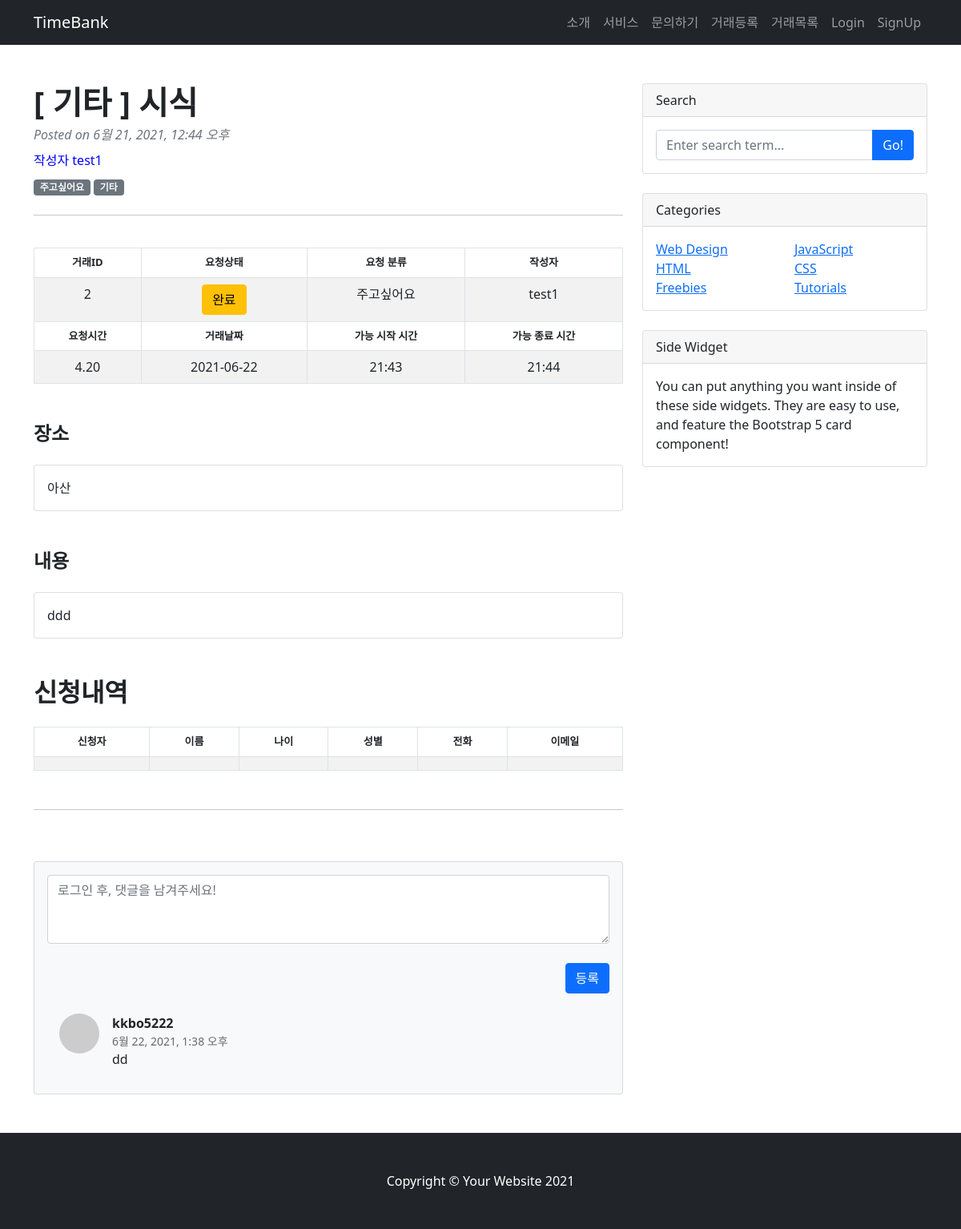
Before: /post/post_detail/2 with the older database file.
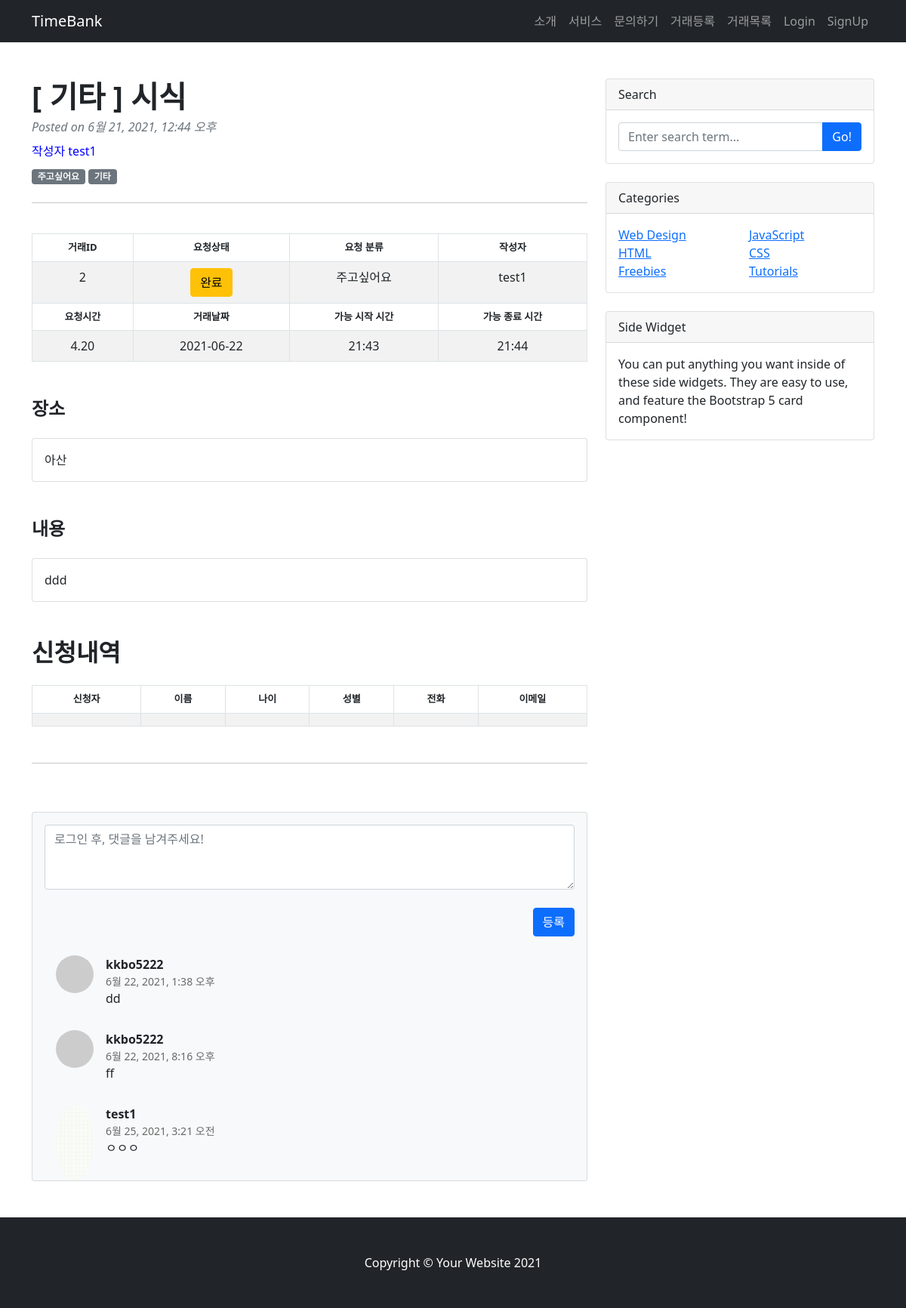
After: the same page with the newer database file.
### TimeBank_app/models.py (models this page shows)
class Comment(models.Model):
    post = models.ForeignKey(Post, on_delete=models.CASCADE, verbose_name='글', null=True)
    author = models.ForeignKey('TimeBank_account.User', on_delete=models.CASCADE, verbose_name='작성자')
    content = models.TextField()
    create_date = models.DateTimeField(auto_now_add=True, verbose_name='댓글등록시간')

### TimeBank_account/models.py (models this page shows)
class User(AbstractUser):
    username = models.CharField(max_length=64, verbose_name='사용자ID', unique=True)
    email = models.EmailField(max_length=128, verbose_name='E-mail')
    name = models.CharField(max_length=64, verbose_name='이름')
    password = models.CharField(max_length=100, verbose_name='비밀번호')
    contact = models.CharField(max_length=150, verbose_name='연락처')
    birth = models.CharField(max_length=150, verbose_name='생년월일')
    user_age = models.CharField(max_length=50, verbose_name='연령대')
    gender_choice = [('여성','여성'),('남성','남성'),('기타','기타')]
    gender = models.CharField(max_length=2, choices=gender_choice, verbose_name='성별')
    balance = models.DecimalField(decimal_places=2, max_digits=5,verbose_name='잔액', default=10)
    registered_dtn = models.DateField(auto_now_add=True, verbose_name='가입일자')
    image = models.ImageField(upload_to="images/", blank=True)
    about = models.TextField(verbose_name="소개말", blank=True)
    object = CustomUserManager()
    def __str__(self):
        return self.username
    class Meta:
        db_table = 'TimeBank_user'

### TimeBank_app/views.py (the view)
# urls.py: path('post_detail/<post_id>', post_detail, name="post_detail"),
def post_detail(request, post_id):
    post = Post.objects.get(pk=post_id)
    comments = Comment.objects.filter(post=post.id)
    applies = Apply.objects.filter(from_post=post)
    btn_msg = post.status
    if post.status == "진행":
        if post.taker == request.user:
            btn_msg = "완료하기"
        else:
            btn_msg = "승인대기"
    return render(request, "post_detail.html", {'post':post, 'btn_msg':btn_msg, 'comments':comments, 'applies':applies})

### TimeBank_app/templates/post_detail.html (shortened to what the changed rows need)
{% load static %}
<!DOCTYPE html>
<html lang="en">
    <head>
        <link href="{% static 'css/styles.css' %}" rel="stylesheet" />
    </head>
    <body>
        <div class="container mt-5">
            <div class="row">
                <div class="col-lg-8">
                    <article>
                        <header class="mb-4">
                            <h1 class="fw-bolder mb-1">[ {{post.mainwork}} ]  {{post.subwork}}</h1>
                        </header>
                        <hr><br>
                        <section class="mb-5">
                            <table id="example" class="table table-striped table-bordered" style="width:100%; text-align: center;">
                                <thead>
                                  <tr>
                                    <th style="font-size: 13px;">거래ID</th>
                                    <th style="font-size: 13px;">요청상태</th>
                                    <th style="font-size: 13px;">요청 분류</th>
                                    <th style="font-size: 13px;">작성자</th>
                                </tr>
                                </thead>
                              <thead>
                                <tr>
                                  <th style="font-size: 13px;">요청시간</th>
                                  <th style="font-size: 13px;">거래날짜</th>
                                  <th style="font-size: 13px;">가능 시작 시간</th>
                                  <th style="font-size: 13px;">가능 종료 시간</th>
                              </tr>
                              </thead>
                            </table>
                            <h2 class="fw-bolder mb-4 mt-5">신청내역</h2>
                            <table id="example" class="table table-striped table-bordered" style="width:100%; text-align: center;">
                                <thead>
                                  <tr>
                                    <th style="font-size: 13px;">신청자</th>
                                    <th style="font-size: 13px;">이름</th>
                                    <th style="font-size: 13px;">나이</th>
                                    <th style="font-size: 13px;">성별</th>
                                    <th style="font-size: 13px;">전화</th>
                                    <th style="font-size: 13px;">이메일</th>
                                </tr>
                                </thead>
                            </table>
                        </section>
                    </article>
                    <hr><br><br>
                    <section class="mb-5">
                        <div class="card bg-light">
                            <div class="card-body">
                                <br>
                                {% for comment in comments %}
                                <div class="d-flex" style="padding: 15px;">
                                    <div class="flex-shrink-0" style="width:50px; height:50px;">
                                      {% if comment.author.image %}
                                      <img class="rounded-circle" src="{{ comment.author.image.url }}" alt="..." style="width:100%; height:100px; object-fit: cover;"/>
                                      {% else %}
                                      <img class="rounded-circle" src="https://dummyimage.com/50x50/ced4da/6c757d.jpg" alt="..." />
                                      {% endif %}
                                    </div>
                                    <div class="ms-3">
                                        <div class="fw-bold">{{ comment.author }}</div>
                                        <div style="font-size: 14px; color: dimgray;">{{ comment.create_date }}</div>
                                        {{ comment.content}}
                                    </div>
                                </div>
                                {% endfor %}
                            </div>
                        </div>
                    </section>
                </div>
            </div>
        </div>
    </body>
</html>

Changed rows visible on the page:
added Comment: author "kkbo5222", create_date "6월 22, 2021, 8:16 오후", content "ff"
added Comment: author.image (picture), author "test1", create_date "6월 25, 2021, 3:21 오전", content "ㅇㅇㅇ"
